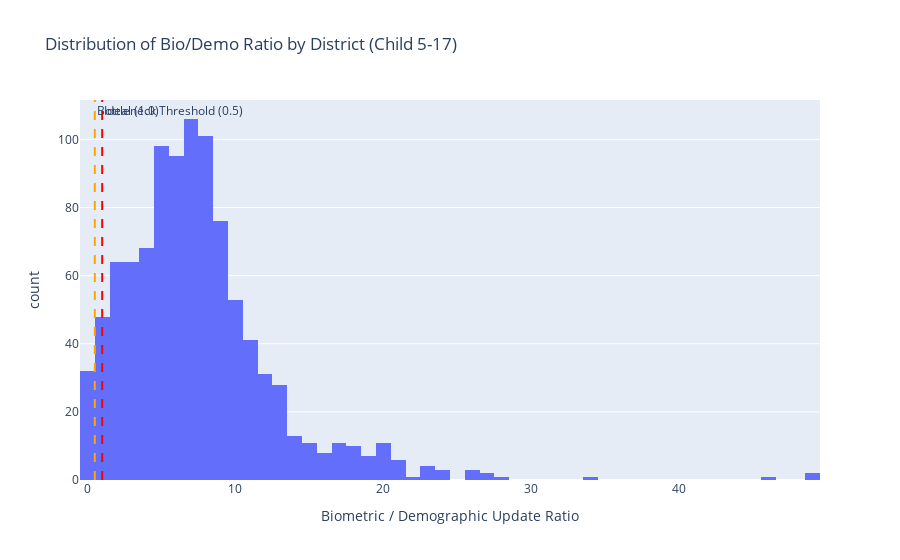

Notebook cell for this chart:
### Code cell
# Plot bio/demo ratio distribution
if 'bio_demo_ratio' in child_metrics.columns:
    fig = px.histogram(child_metrics.dropna(subset=['bio_demo_ratio']), x='bio_demo_ratio', nbins=50,
                       title='Distribution of Bio/Demo Ratio by District (Child 5-17)',
                       labels={'bio_demo_ratio': 'Biometric / Demographic Update Ratio'})
    fig.add_vline(x=1.0, line_dash='dash', line_color='red', annotation_text='Ideal (1.0)')
    fig.add_vline(x=0.5, line_dash='dash', line_color='orange', annotation_text='Bottleneck Threshold (0.5)')
    fig.show()

### Figure 1 — Plotly figure (JSON) as saved in the notebook; plotly's stock layout.template omitted (floating-point values rounded to 4 significant figures; data arrays with more than 128 entries replaced by an {"elided": "..."} marker saying what was removed)
{"data": [{"bingroup": "x", "hovertemplate": "Biometric / Demographic Update Ratio=%{x}<br>count=%{y}<extra></extra>", "legendgroup": "", "marker": {"color": "#636efa", "pattern": {"shape": ""}}, "name": "", "nbinsx": 50, "orientation": "v", "showlegend": false, "type": "histogram", "x": {"elided": "1000 float values"}, "xaxis": "x", "yaxis": "y"}], "layout": {"annotations": [{"showarrow": false, "text": "Ideal (1.0)", "x": 1, "xanchor": "left", "xref": "x", "y": 1, "yanchor": "top", "yref": "y domain"}, {"showarrow": false, "text": "Bottleneck Threshold (0.5)", "x": 0.5, "xanchor": "left", "xref": "x", "y": 1, "yanchor": "top", "yref": "y domain"}], "barmode": "relative", "legend": {"tracegroupgap": 0}, "shapes": [{"line": {"color": "red", "dash": "dash"}, "type": "line", "x0": 1, "x1": 1, "xref": "x", "y0": 0, "y1": 1, "yref": "y domain"}, {"line": {"color": "orange", "dash": "dash"}, "type": "line", "x0": 0.5, "x1": 0.5, "xref": "x", "y0": 0, "y1": 1, "yref": "y domain"}], "title": {"text": "Distribution of Bio/Demo Ratio by District (Child 5-17)"}, "xaxis": {"anchor": "y", "domain": [0, 1], "title": {"text": "Biometric / Demographic Update Ratio"}}, "yaxis": {"anchor": "x", "domain": [0, 1], "title": {"text": "count"}}}}
